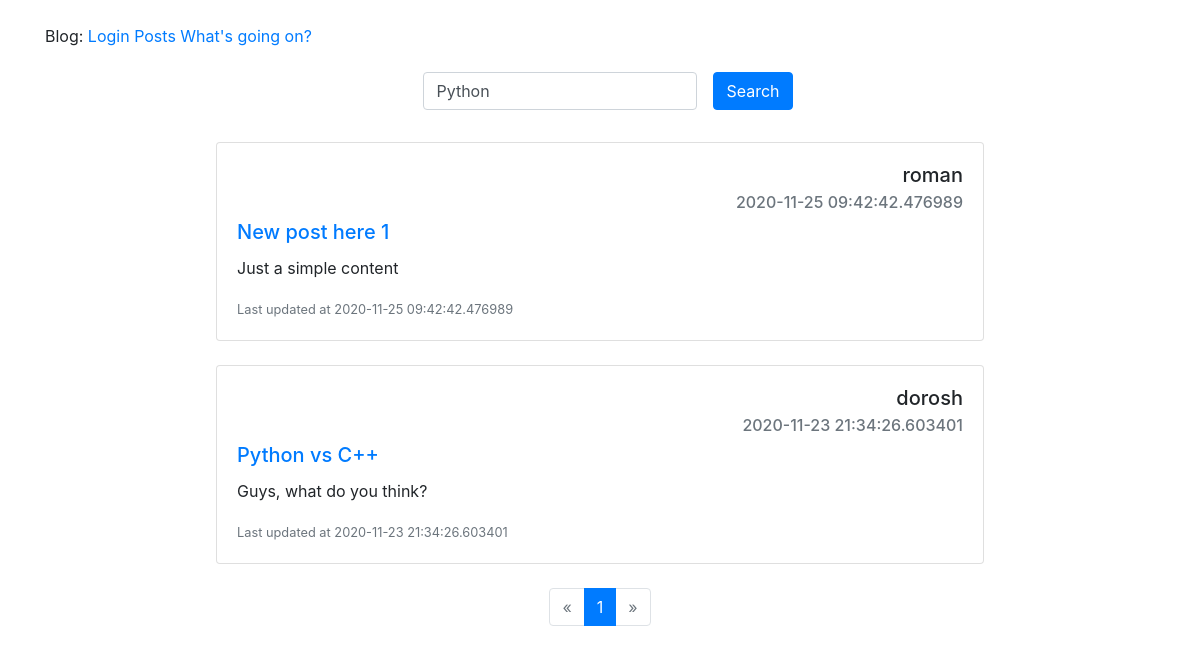
The app's page /posts/, older data.
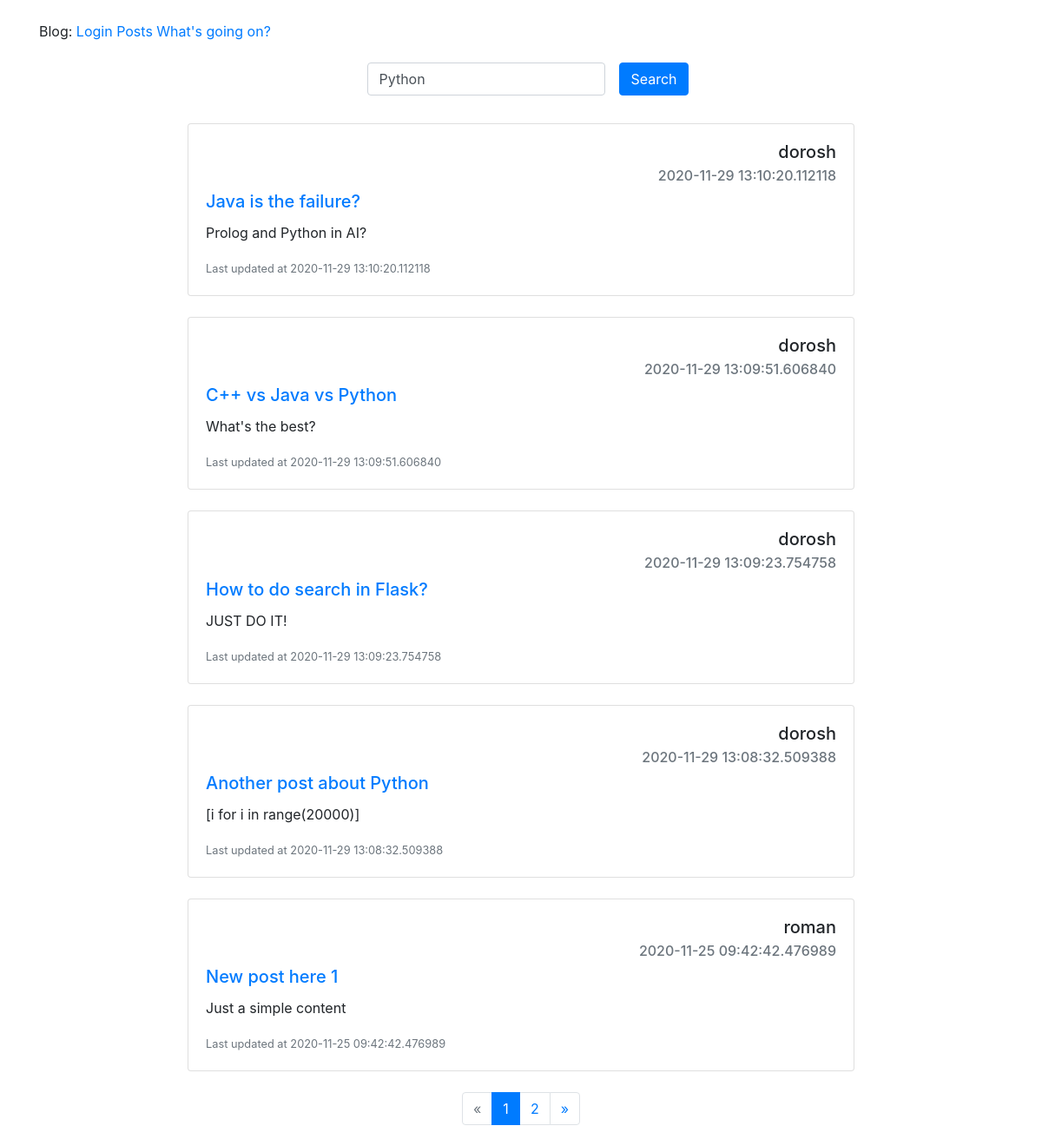
The same page, newer data.
### app/models.py (models this page shows, shortened)
class Post(db.Model):
    id = db.Column(db.Integer, primary_key=True)
    title = db.Column(db.String(100), nullable=False)
    body = db.Column(db.String(140), nullable=False)
    timestamp = db.Column(db.DateTime, index=True, default=datetime.utcnow, nullable=False)
    user_id = db.Column(db.Integer, db.ForeignKey('user.id'))

class User(UserMixin, db.Model):
    id = db.Column(db.Integer, primary_key=True)
    username = db.Column(db.String(64), index=True, unique=True)
    email = db.Column(db.String(120), index=True, unique=True)
    image_file = db.Column(db.String(20), nullable=False, default = 'default.jpg')
    about_me = db.Column(db.String(200), nullable=True)
    last_seen = db.Column(db.DateTime, default=datetime.utcnow)
    password_hash = db.Column(db.String(128))
    posts = db.relationship('Post', backref='author', lazy='dynamic')

### app/views.py (the view)
@app.route('/posts/', methods=['GET'])
def posts():
    query = request.args.get('q')
    page = request.args.get('page')
    if page and page.isdigit():
        page = int(page)
    else:
        page = 1
    if query:
        posts = Post.query.filter(Post.title.contains(query) | Post.body.contains(query))
    else:
        posts = Post.query.order_by(Post.timestamp.desc())
    pages = posts.paginate(page=page, per_page=5)
    return render_template('posts.html', posts=posts, pages=pages, query=query)

### app/views.py (called while the page is built)
@app.before_request
def before_request():
    if current_user.is_authenticated:
        current_user.last_seen = datetime.utcnow()
        db.session.commit()

### app/templates/posts.html (shortened to what this page needs)
{% extends "base.html" %}
{% block content %}
    <br>
    <div class="container d-flex flex-column align-items-center">
    <form action="{{ url_for('posts') }}" class="form-inline">
        <div class="form-group mx-sm-3 mb-2">
            <input type="text" class="form-control" name="q" value="{%if query%}{{query}}{% else %}Python{% endif %}">
        </div>
        <button type="submit" class="btn btn-primary mb-2">Search</button>
    </form>
    </div>
    <br>
    <div class="container d-flex flex-column align-items-center">
    {% for post in pages.items %}
    <div class="card" style="width: 48rem;">
        <div class="card-body" >
          <h5 class="card-title text-right">{{post.author.username}}</h5>
          <h6 class="card-subtitle mb-2 text-muted text-right">{{post.timestamp}}</h6>
          <h5 class="card-title"><a href="{{ url_for('get_post', post_id=post.id) }}">{{post.title}}</a></h5>
          <p class="card-text">{{post.body}}</p>
          <p class="card-text"><small class="text-muted">Last updated at {{post.timestamp}} </small></p>
        </div>
    </div>
    <br>
    {% endfor %}
    </div>
    <nav>
        <ul class="pagination justify-content-center">
            <li class="page-item {% if not pages.has_prev %} disabled {% endif %}">
                <a class="page-link" href="{{ url_for('posts', page=pages.prev_num) }}" aria-label="Previous">
                    <span aria-hidden="true">&laquo;</span>
                </a>
            </li>
            {% for page in pages.iter_pages() %}
                <li class="page-item {% if page == pages.page %} active {% endif %}">
                    <a class="page-link" href="{{ url_for('posts', page=page) }}">{{ page }}<span class="sr-only">(current)</span></a>
                </li>
            {% endfor %}
            <li class="page-item {% if not pages.has_next %} disabled {% endif %}">
                <a class="page-link" href="{{ url_for('posts', page=pages.next_num) }}" aria-label="Next">
                    <span aria-hidden="true">&raquo;</span>
                </a>
            </li>
        </ul>
    </nav>
{% endblock %}

### app/templates/base.html (shortened to what this page needs)
<!DOCTYPE html>
<html lang="en">
    <head>
        <link rel="stylesheet" href="{{ url_for('static', filename='/styles/style.css') }}">
        <link rel="stylesheet" href="https://stackpath.bootstrapcdn.com/bootstrap/4.3.1/css/bootstrap.min.css">
    </head>
    <body class="container">
        <br>
        <div>
            Blog:
            {% if current_user.is_anonymous %}
            <a href="{{ url_for('login') }}">Login</a>
            {% else %}
            <a href="{{ url_for('logout') }}">Logout</a>
            {% endif %}
            <a href="{{ url_for('posts') }}">Posts</a>
            <a href="{{ url_for('new_post') }}">What's going on?</a>
        </div>
        {% block content %}{% endblock %}
    </body>
</html>

Row changes from the older to the newer data that the page shows:
no longer on this page (row unchanged): Post: author.username "dorosh", timestamp "2020-11-23 21:34:26.603401", title "Python vs C++", body "Guys, what do you think?"
added Post: author.username "dorosh", timestamp "2020-11-29 13:10:20.112118", title "Java is the failure?", body "Prolog and Python in AI?"
added Post: author.username "dorosh", timestamp "2020-11-29 13:09:51.606840", title "C++ vs Java vs Python", body "What's the best?"
added Post: author.username "dorosh", timestamp "2020-11-29 13:09:23.754758", title "How to do search in Flask?", body "JUST DO IT!"
added Post: author.username "dorosh", timestamp "2020-11-29 13:08:32.509388", title "Another post about Python", body "[i for i in range(20000)]"
Text that changed along with them:
new list line: "2"
